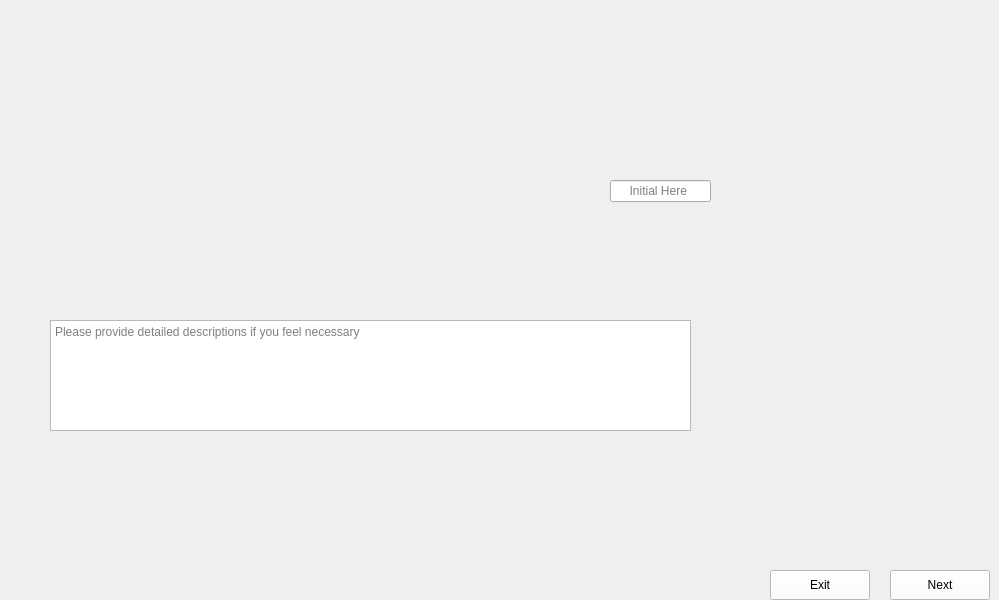
      <widget class="QWidget" name="Dice_Framing_Piezo_3">
       <property name="maximumSize">
        <size>
         <width>1024</width>
         <height>600</height>
        </size>
       </property>
       <property name="styleSheet">
        <string notr="true">border-image: url(:/images/images/Dice_Framing_Piezo_3.png);</string>
       </property>
       <widget class="QTextEdit" name="Dice_Framing_Piezo_3_Comments">
        <property name="geometry">
         <rect>
          <x>50</x>
          <y>320</y>
          <width>641</width>
          <height>111</height>
         </rect>
        </property>
        <property name="styleSheet">
         <string notr="true">border-image:None;</string>
        </property>
        <property name="placeholderText">
         <string>Please provide detailed descriptions if you feel necessary </string>
        </property>
       </widget>
       <widget class="QLineEdit" name="Dice_Framing_Piezo_3_Data">
        <property name="geometry">
         <rect>
          <x>610</x>
          <y>180</y>
          <width>101</width>
          <height>22</height>
         </rect>
        </property>
        <property name="styleSheet">
         <string notr="true">border-image:None;</string>
        </property>
        <property name="placeholderText">
         <string>     Initial Here</string>
        </property>
       </widget>
       <widget class="QPushButton" name="Dice_Framing_Piezo_3_Next">
        <property name="geometry">
         <rect>
          <x>890</x>
          <y>570</y>
          <width>100</width>
          <height>30</height>
         </rect>
        </property>
        <property name="styleSheet">
         <string notr="true">QPushButton{
background-color: rgb(255, 255, 255);
height: 35px;
border-image:None;
}
QPushButton::hover{
background-color: rgb(0, 0, 255);
}
QPushButton:pressed{
padding-top:7px;
padding-top:7px;
}</string>
        </property>
        <property name="text">
         <string>Next</string>
        </property>
       </widget>
       <widget class="QPushButton" name="Dice_Framing_Piezo_3_Back">
        <property name="geometry">
         <rect>
          <x>770</x>
          <y>570</y>
          <width>100</width>
          <height>30</height>
         </rect>
        </property>
        <property name="styleSheet">
         <string notr="true">QPushButton{
background-color: rgb(255, 255, 255);
height: 35px;
border-image:None;
}
QPushButton::hover{
background-color: rgb(0, 0, 255);
}
QPushButton:pressed{
padding-top:7px;
padding-top:7px;
}</string>
        </property>
        <property name="text">
         <string>Exit</string>
        </property>
       </widget>
       <widget class="QLineEdit" name="Dice_Framing_Piezo_3_Initial">
        <property name="geometry">
         <rect>
          <x>210</x>
          <y>560</y>
          <width>81</width>
          <height>22</height>
         </rect>
        </property>
        <property name="styleSheet">
         <string notr="true">QLineEdit{
background-color: rgb(240, 240, 240);
border: none;
border-image:None;
}</string>
        </property>
       </widget>
       <widget class="QLineEdit" name="Dice_Framing_Piezo_3_Dates">
        <property name="geometry">
         <rect>
          <x>110</x>
          <y>560</y>
          <width>91</width>
          <height>22</height>
         </rect>
        </property>
        <property name="styleSheet">
         <string notr="true">QLineEdit{
background-color: rgb(240, 240, 240);
border: none;
border-image:None;
}</string>
        </property>
       </widget>
      </widget>
